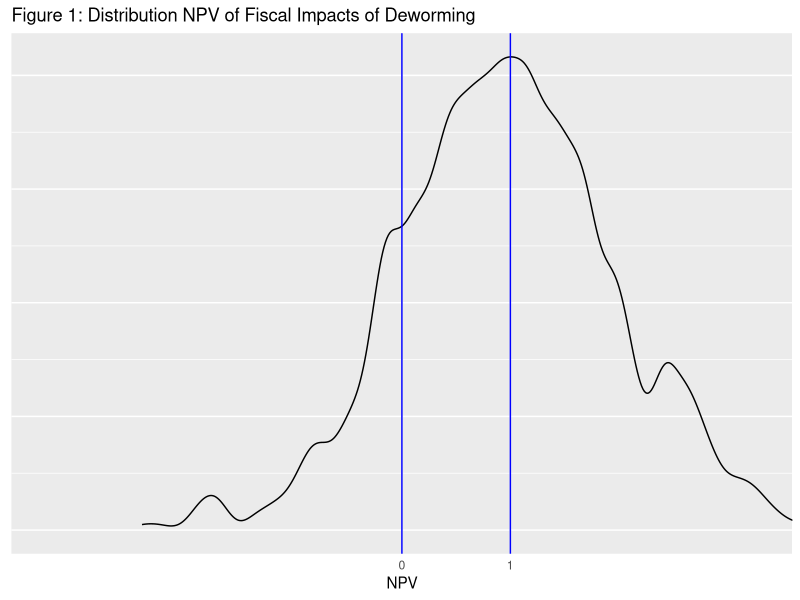

Here is the R script that generated this plot:
## ---- chunk 1
knitr::opts_chunk$set(echo = TRUE)
## ---- chunk 2
## Data 
gov_bonds <- 	0.1185	    #Kenyan interest on sovereign debt (Central Bank of Kenya)
inflation <-  0.02        #Kenyan inflation rate (World Bank Development Indicators)
interst_r_val <- gov_bonds - inflation
# Discount Rate	0.0985	(sovereign - inflation)

#Deworming Cost per person per year (KSH)	43.66	Deworm the World

## Guess work


## Research


## ---- chunk 3
set.seed(1234)
library(tidyverse)

ggplot() +
  geom_density(aes(x = rnorm(1000, mean = 1),
                   alpha = 1/2), bw=.11, kernel = "gau") +
  geom_vline(xintercept = c(0, 1), col="blue") +
  coord_cartesian(xlim = c(-3,3)) +
  scale_x_discrete(limits = c(0,1))  +   
  guides(alpha = "none", colour="none") +
  labs(y = NULL,
       x = "NPV" ,
       title = "Figure 1: Distribution NPV of Fiscal Impacts of Deworming")+
  theme(axis.ticks = element_blank(), axis.text.y = element_blank())
## ---- chunk 4

# Gamma is used to index gender. 
npv <- function(n_male=1, n_female=1, 
                interest_r_f=interst_r_val, 
                wage=1, lambda1_male=1,
                lambda1_female=1, 
                tax=0.16575, 
                saturation=1, coverage=1, cost_of_schooling=1, 
                delta_ed_male=1, delta_ed_female=1, lambda2_male=1, lambda2_female=1, 
                s1=1, q1=1, s2=1, q2=1, periods=50) {
  ns <- c(n_male, n_female)
  lambda1s <- c(lambda1_male, lambda1_female)
  lambda2s <- c(lambda2_male, lambda2_female)
  index_t <- 1:periods
  delta_ed_s <- c(delta_ed_male, delta_ed_female)
  
  res1 <- sum( ns * (
          tax * sum( ( 1 / (1 + interest_r) )^index_t * wage * 
                     ( lambda1s + saturation * lambda2s / coverage ) ) - 
          cost_of_schooling * sum( ( 1 / (1 + interest_r) )^index_t * 
                                    delta_ed_s )
          )
          ) - (s2 * q2  - s1 * q1) 
  return(res1)  
}
## ---- chunk 5
interst_r_val <- gov_bonds - inflation
